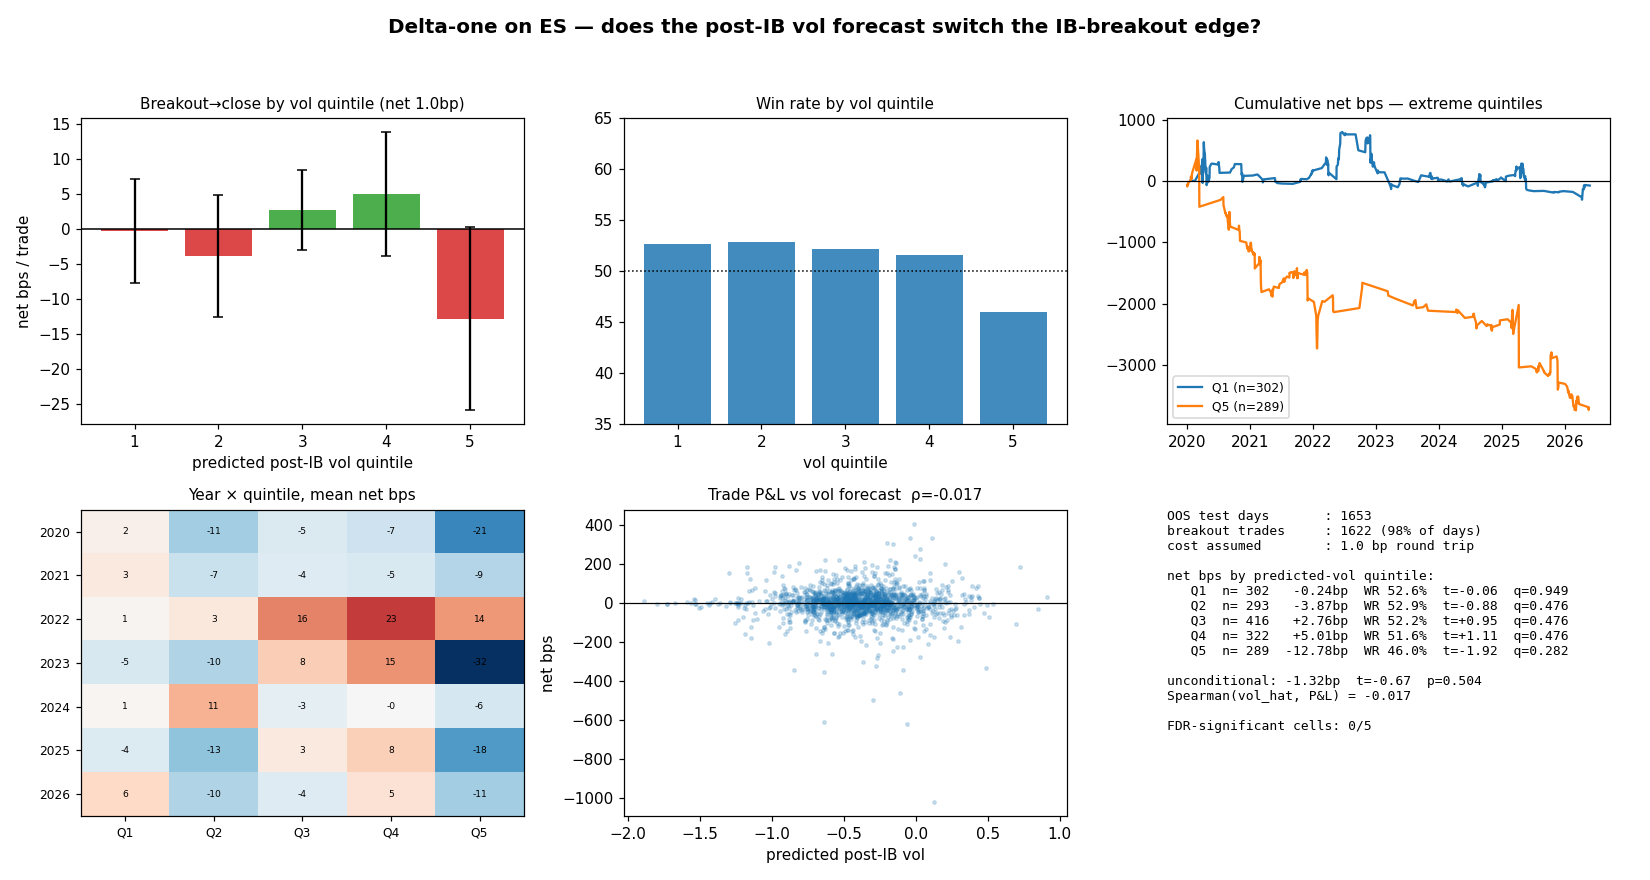

Reproduce this figure in Python.
"""
delta_one_ib_vol.py — does the post-IB VOL FORECAST convert into money on ES alone?

THE IDEA
  We proved the IB structure forecasts post-IB volatility (OOS R² 0.52, dR² +0.34 over a
  trailing-vol baseline). Volatility is not directly tradeable with futures, so we use it
  as a REGIME SWITCH for a delta-one rule whose direction comes from the market:

      IB BREAKOUT: after minute 60, the first touch of the IB high (long) or IB low
      (short); hold to the cash close.
      Fade is the exact mirror (-1 x breakout), so the real question is not "breakout or
      fade" but: does the SIGN / SIZE of the breakout-continuation edge depend on the
      predicted post-IB vol?

  Hypothesis (Dalton + vol logic): on high predicted-vol days breaks continue (trend
  days); on low predicted-vol days breaks fail (balance/rotation).

WHY THIS SIDESTEPS "IS IT ALREADY PRICED?"
  We never sell volatility to the options market, so it does not matter whether 0DTE IV
  at 10:30 already embeds the IB range. We only ask whether the vol forecast conditions
  the profitability of a futures entry style.

HONEST CONSTRUCTION
  · vol model fitted on TRAIN ONLY (<=2019); quintile thresholds also taken from TRAIN
    and applied to TEST — no lookahead in the bucketing.
  · entry filled at the breakout level plus one tick of adverse slippage; costs swept.
  · BH-FDR across the quintile x direction search; year-by-year stability for survivors.
  · session is DST-correct (session.py).

USAGE  ./vbt-env/bin/python delta_one_ib_vol.py [--cost-bp 1.0]
"""
import os, argparse, importlib.util, logging
import numpy as np
import pandas as pd

import session

from sklearn.preprocessing import StandardScaler
from sklearn.linear_model import Ridge
from scipy import stats
import matplotlib
matplotlib.use('Agg')
import matplotlib.pyplot as plt

ROOT  = os.path.dirname(os.path.abspath(__file__))
CACHE = os.path.join(ROOT, 'cache')
SEED  = 7
TEST_FROM = pd.Timestamp('2020-01-01')
IBW   = 60
TICK  = 0.25

logging.basicConfig(level=logging.INFO, format='%(asctime)s  %(levelname)-7s %(message)s',
                    datefmt='%H:%M:%S')
log = logging.getLogger('d1')
np.random.seed(SEED)


def _load(name, path):
    s = importlib.util.spec_from_file_location(name, path)
    m = importlib.util.module_from_spec(s); s.loader.exec_module(m); return m


def bh_fdr(p, q=0.10):
    p = np.asarray(p, float); n = len(p); o = np.argsort(p)
    ok = p[o] <= q * np.arange(1, n + 1) / n
    out = np.zeros(n, bool)
    if ok.any():
        out[o[:np.max(np.where(ok)[0]) + 1]] = True
    qv = np.empty(n); run = 1.0
    for i in range(n - 1, -1, -1):
        run = min(run, p[o[i]] * n / (i + 1)); qv[o[i]] = run
    return out, qv


def build():
    es = pd.read_parquet(os.path.join(CACHE, 'es_continuous.parquet'))
    es.index = pd.to_datetime(es.index)
    rth = session.get_rth(es)
    days = pd.read_parquet(os.path.join(CACHE, 'es_days.parquet')); days.index = pd.to_datetime(days.index)
    ib_m = _load('ib_ae', os.path.join(ROOT, 'ib_type_autoencoder.py'))

    rth2 = rth.copy(); rth2['date'] = rth2.index.normalize()
    rows = {}
    for date, g in rth2.groupby('date'):
        if len(g) < IBW + 60:
            continue
        ib, post = g.iloc[:IBW], g.iloc[IBW:]
        ibh, ibl = ib['high'].max(), ib['low'].min()
        lr = np.diff(np.log(post['close'].values))
        if len(lr) < 30 or ibh <= ibl:
            continue
        close_px = post['close'].iloc[-1]

        # first breakout of the IB after minute 60
        up = np.where(post['high'].values > ibh)[0]
        dn = np.where(post['low'].values < ibl)[0]
        iu = up[0] if len(up) else np.inf
        idn = dn[0] if len(dn) else np.inf
        if iu == np.inf and idn == np.inf:
            side, entry = 0, np.nan
        elif iu <= idn:
            side, entry = +1, ibh + TICK          # one tick of adverse slippage
        else:
            side, entry = -1, ibl - TICK
        bo_ret = np.nan if side == 0 else side * (close_px - entry) / entry

        rows[date] = dict(
            post_rv=float(np.std(lr) * np.sqrt(len(lr))),
            ib_range_pct=float((ibh - ibl) / g['open'].iloc[0]),
            side=side, bo_ret=bo_ret,
            post_ret=float((close_px - post['open'].iloc[0]) / post['open'].iloc[0]))
    O = pd.DataFrame(rows).T.sort_index()

    rv20_prev = days['rv20'].shift(1)
    dvol_prev = (rv20_prev / np.sqrt(252)).replace(0, np.nan)
    O = O.join(dvol_prev.rename('dvol_prev'), how='inner')
    O['y_rv'] = np.log(O['post_rv'] / O['dvol_prev'])

    F = ib_m.build_ib_features(rth, days, bins=24)
    F['width'] = O['ib_range_pct'].reindex(F.index) / dvol_prev.reindex(F.index)
    F = F.dropna(subset=ib_m.FEATURES)

    vix = pd.read_parquet(os.path.join(CACHE, 'vix_daily.parquet')); vix.index = pd.to_datetime(vix.index)
    v = vix['vix_close'].reindex(days.index).ffill()
    T = pd.DataFrame(index=days.index)
    T['log_rv20_prev'] = np.log(rv20_prev.replace(0, np.nan))
    T['log_vix_prev']  = np.log(v.shift(1))
    T['vix_chg5']      = v.shift(1) - v.shift(6)

    A = O.join(F[ib_m.FEATURES], how='inner').join(T, how='inner')
    return A.replace([np.inf, -np.inf], np.nan), ib_m.FEATURES


def main():
    ap = argparse.ArgumentParser()
    ap.add_argument('--cost-bp', type=float, default=1.0, help='round-trip cost in bps')
    args = ap.parse_args()

    A, IBFEATS = build()
    FEATS = IBFEATS + ['log_rv20_prev', 'log_vix_prev', 'vix_chg5']
    D = A.dropna(subset=FEATS + ['y_rv']).copy()
    tr, te = D.index < TEST_FROM, D.index >= TEST_FROM
    log.info('days=%d (train %d / test %d)', len(D), tr.sum(), te.sum())

    # ── vol forecast, fitted on TRAIN only ──
    sc = StandardScaler().fit(D.loc[tr, FEATS])
    X = sc.transform(D[FEATS])
    mdl = Ridge(alpha=10.0).fit(X[tr], D.loc[tr, 'y_rv'].values)
    D['vol_hat'] = mdl.predict(X)
    log.info('vol model OOS R²=%.4f', 1 - ((D.loc[te, 'y_rv'] - D.loc[te, 'vol_hat'])**2).sum()
             / ((D.loc[te, 'y_rv'] - D.loc[tr, 'y_rv'].mean())**2).sum())

    # ── quintiles from TRAIN thresholds, applied to TEST (no lookahead) ──
    qs = D.loc[tr, 'vol_hat'].quantile([.2, .4, .6, .8]).values
    D['vq'] = np.digitize(D['vol_hat'], qs) + 1

    trades = D[te & D['side'].ne(0) & D['bo_ret'].notna()].copy()
    cost = args.cost_bp / 1e4
    trades['net'] = trades['bo_ret'] - cost
    log.info('OOS breakout trades: %d of %d test days (%.0f%% had an IB break)',
             len(trades), int(te.sum()), 100 * len(trades) / te.sum())

    # ── per-quintile stats, BH-FDR over the 5-cell search ──
    rows = []
    for q in range(1, 6):
        v = trades.loc[trades['vq'] == q, 'net'].values * 1e4
        if len(v) < 20:
            rows.append((q, len(v), np.nan, np.nan, np.nan, np.nan)); continue
        t_, p_ = stats.ttest_1samp(v, 0.0)
        rows.append((q, len(v), v.mean(), (v > 0).mean() * 100, t_, p_))
    R = pd.DataFrame(rows, columns=['vol_q', 'n', 'mean_bps', 'WR%', 't', 'p'])
    sig, qv = bh_fdr(R['p'].fillna(1).values)
    R['q_fdr'] = qv; R['sig'] = sig
    log.info('IB-breakout → close, by PREDICTED post-IB vol quintile (OOS, net %.1fbp):\n%s',
             args.cost_bp, R.round(2).to_string(index=False))

    allv = trades['net'].values * 1e4
    t_all, p_all = stats.ttest_1samp(allv, 0.0)
    log.info('unconditional breakout: n=%d mean=%.2fbp WR=%.1f%% t=%.2f p=%.3f',
             len(allv), allv.mean(), (allv > 0).mean() * 100, t_all, p_all)

    # ── cost sweep on the extreme quintiles ──
    log.info('cost sweep (mean bps):')
    for c in [0.0, 0.5, 1.0, 2.0, 3.0]:
        q1 = (trades.loc[trades['vq'] == 1, 'bo_ret'].mean() - c / 1e4) * 1e4
        q5 = (trades.loc[trades['vq'] == 5, 'bo_ret'].mean() - c / 1e4) * 1e4
        log.info('   cost %.1fbp → Q1 %+.2f   Q5 %+.2f   spread %+.2f', c, q1, q5, q5 - q1)

    # ── year stability ──
    trades['yr'] = trades.index.year
    yr = trades.pivot_table(index='yr', columns='vq', values='net', aggfunc='mean').mul(1e4).round(1)
    log.info('mean net bps by year × vol quintile:\n%s', yr.to_string())

    # ── figure ──
    fig = plt.figure(figsize=(15, 8))
    fig.suptitle('Delta-one on ES — does the post-IB vol forecast switch the IB-breakout edge?',
                 fontsize=13, weight='bold')

    ax = fig.add_subplot(2, 3, 1)
    m = R['mean_bps'].values
    se = np.array([trades.loc[trades['vq'] == q, 'net'].std() * 1e4 /
                   np.sqrt(max(1, (trades['vq'] == q).sum())) for q in range(1, 6)])
    ax.bar(R['vol_q'], m, yerr=1.96 * se, capsize=3,
           color=['C3' if x < 0 else 'C2' for x in np.nan_to_num(m)], alpha=.85)
    ax.axhline(0, color='k', lw=1)
    ax.set_xlabel('predicted post-IB vol quintile'); ax.set_ylabel('net bps / trade')
    ax.set_title(f'Breakout→close by vol quintile (net {args.cost_bp}bp)', fontsize=10)

    ax = fig.add_subplot(2, 3, 2)
    ax.bar(R['vol_q'], R['WR%'], color='C0', alpha=.85)
    ax.axhline(50, color='k', ls=':', lw=1)
    ax.set_ylim(35, 65); ax.set_title('Win rate by vol quintile', fontsize=10)
    ax.set_xlabel('vol quintile')

    ax = fig.add_subplot(2, 3, 3)
    for q in [1, 5]:
        s = trades.loc[trades['vq'] == q, 'net'].sort_index().cumsum() * 1e4
        ax.plot(s.index, s.values, label=f'Q{q} (n={len(s)})')
    ax.axhline(0, color='k', lw=.8); ax.legend(fontsize=8)
    ax.set_title('Cumulative net bps — extreme quintiles', fontsize=10)

    ax = fig.add_subplot(2, 3, 4)
    im = ax.imshow(yr.values, cmap='RdBu_r', vmin=-np.nanmax(np.abs(yr.values)),
                   vmax=np.nanmax(np.abs(yr.values)), aspect='auto')
    ax.set_xticks(range(yr.shape[1])); ax.set_xticklabels([f'Q{c}' for c in yr.columns], fontsize=8)
    ax.set_yticks(range(yr.shape[0])); ax.set_yticklabels(yr.index, fontsize=8)
    ax.set_title('Year × quintile, mean net bps', fontsize=10)
    for i in range(yr.shape[0]):
        for j in range(yr.shape[1]):
            val = yr.values[i, j]
            if not np.isnan(val):
                ax.text(j, i, f'{val:.0f}', ha='center', va='center', fontsize=6)

    ax = fig.add_subplot(2, 3, 5)
    ax.scatter(trades['vol_hat'], trades['net'] * 1e4, s=5, alpha=.2)
    ax.axhline(0, color='k', lw=.8)
    ax.set_xlabel('predicted post-IB vol'); ax.set_ylabel('net bps')
    rho = stats.spearmanr(trades['vol_hat'], trades['net']).correlation
    ax.set_title(f'Trade P&L vs vol forecast  ρ={rho:+.3f}', fontsize=10)

    ax = fig.add_subplot(2, 3, 6); ax.axis('off')
    L = [f'OOS test days       : {int(te.sum())}',
         f'breakout trades     : {len(trades)} ({100*len(trades)/te.sum():.0f}% of days)',
         f'cost assumed        : {args.cost_bp:.1f} bp round trip', '',
         'net bps by predicted-vol quintile:']
    for _, r in R.iterrows():
        L.append(f'   Q{int(r.vol_q)}  n={int(r.n):>4}  {r.mean_bps:+6.2f}bp  '
                 f'WR {r["WR%"]:.1f}%  t={r.t:+.2f}  q={r.q_fdr:.3f}'
                 f'{"  *" if r.sig else ""}')
    L += ['', f'unconditional: {allv.mean():+.2f}bp  t={t_all:+.2f}  p={p_all:.3f}',
          f'Spearman(vol_hat, P&L) = {rho:+.3f}',
          '', 'FDR-significant cells: %d/5' % int(R['sig'].sum())]
    ax.text(0, 1, '\n'.join(L), va='top', ha='left', fontsize=8.5, family='monospace')

    fig.tight_layout(rect=[0, 0, 1, 0.95])
    out = os.path.join(ROOT, 'delta_one_ib_vol.png')
    fig.savefig(out, dpi=110); log.info('saved figure → %s', out)

    print('\n' + '=' * 74)
    print(f'DELTA-ONE ES — IB breakout conditioned on predicted post-IB vol (net {args.cost_bp}bp)')
    print('=' * 74)
    print(R.round(2).to_string(index=False))
    print(f'\nunconditional: {allv.mean():+.2f} bp  t={t_all:+.2f}  p={p_all:.3f}   '
          f'Spearman(vol_hat,P&L)={rho:+.3f}')
    print(f'FDR-significant: {int(R["sig"].sum())}/5')
    print('=' * 74)


if __name__ == '__main__':
    main()
